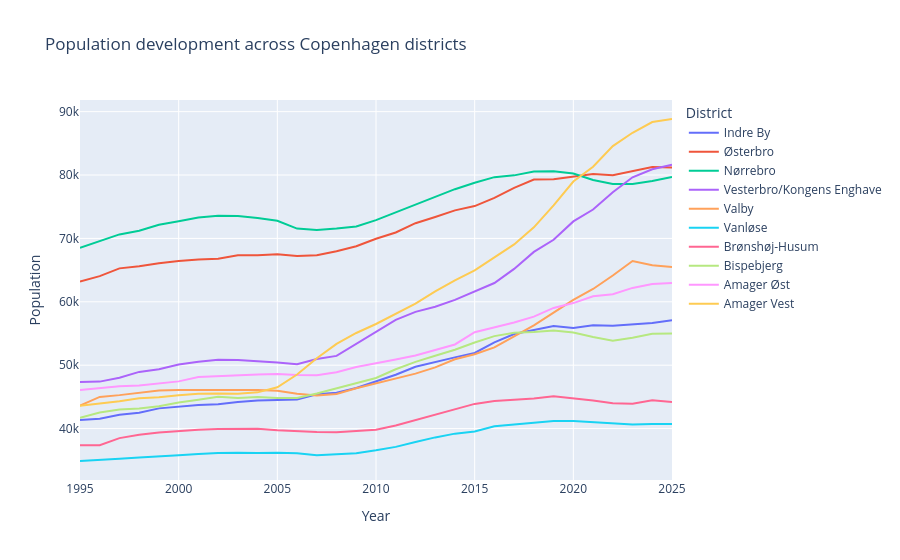

Write notebook code for a chart like this one.
### Markdown cell above
### 5.2 Population development by district

Not all districts grew equally. This interactive line chart lets the reader compare how each of the 10 main districts developed over the 30-year period. Color distinguishes districts, and Plotly's interactivity lets the reader isolate specific districts by clicking the legend — useful for spotting outliers like Bispebjerg or Vesterbro, which grew far faster than others. This is important because the project focuses on whether demographic change was evenly distributed or concentrated in specific neighbourhoods.

### Code cell
main_districts = [
    "Indre By", "Østerbro", "Nørrebro", "Vesterbro/Kongens Enghave",
    "Valby", "Vanløse", "Brønshøj-Husum", "Bispebjerg",
    "Amager Øst", "Amager Vest"
]

district_pop = population_long[
    (population_long["district"].isin(main_districts)) &
    (population_long["ancestry"] == "Ancestry total")
]

fig = px.line(
    district_pop,
    x="year",
    y="population",
    color="district",
    title="Population development across Copenhagen districts",
    labels={"year": "Year", "population": "Population", "district": "District"}
)
fig.show()

### Figure 1 — Plotly figure (JSON) as saved in the notebook; plotly's stock layout.template omitted (floating-point values rounded to 4 significant figures)
{"data": [{"hovertemplate": "District=Indre By<br>Year=%{x}<br>Population=%{y}<extra></extra>", "legendgroup": "Indre By", "line": {"color": "#636efa", "dash": "solid"}, "marker": {"symbol": "circle"}, "mode": "lines", "name": "Indre By", "orientation": "v", "showlegend": true, "type": "scatter", "x": [1995, 1996, 1997, 1998, 1999, 2000, 2001, 2002, 2003, 2004, 2005, 2006, 2007, 2008, 2009, 2010, 2011, 2012, 2013, 2014, 2015, 2016, 2017, 2018, 2019, 2020, 2021, 2022, 2023, 2024, 2025], "xaxis": "x", "y": [41340.0, 41540.0, 42180.0, 42480.0, 43190.0, 43460.0, 43730.0, 43850.0, 44200.0, 44440.0, 44520.0, 44600.0, 45420.0, 45660.0, 46400.0, 47500.0, 48490.0, 49740.0, 50530.0, 51240.0, 51930.0, 53600.0, 54920.0, 55490.0, 56170.0, 55860.0, 56290.0, 56230.0, 56450.0, 56660.0, 57100.0], "yaxis": "y"}, {"hovertemplate": "District=Østerbro<br>Year=%{x}<br>Population=%{y}<extra></extra>", "legendgroup": "Østerbro", "line": {"color": "#EF553B", "dash": "solid"}, "marker": {"symbol": "circle"}, "mode": "lines", "name": "Østerbro", "orientation": "v", "showlegend": true, "type": "scatter", "x": [1995, 1996, 1997, 1998, 1999, 2000, 2001, 2002, 2003, 2004, 2005, 2006, 2007, 2008, 2009, 2010, 2011, 2012, 2013, 2014, 2015, 2016, 2017, 2018, 2019, 2020, 2021, 2022, 2023, 2024, 2025], "xaxis": "x", "y": [63210.0, 64040.0, 65280.0, 65600.0, 66090.0, 66460.0, 66680.0, 66790.0, 67340.0, 67330.0, 67520.0, 67240.0, 67340.0, 67960.0, 68770.0, 69950.0, 70940.0, 72400.0, 73390.0, 74430.0, 75100.0, 76400.0, 77970.0, 79280.0, 79330.0, 79800.0, 80160.0, 79950.0, 80610.0, 81270.0, 81190.0], "yaxis": "y"}, {"hovertemplate": "District=Nørrebro<br>Year=%{x}<br>Population=%{y}<extra></extra>", "legendgroup": "Nørrebro", "line": {"color": "#00cc96", "dash": "solid"}, "marker": {"symbol": "circle"}, "mode": "lines", "name": "Nørrebro", "orientation": "v", "showlegend": true, "type": "scatter", "x": [1995, 1996, 1997, 1998, 1999, 2000, 2001, 2002, 2003, 2004, 2005, 2006, 2007, 2008, 2009, 2010, 2011, 2012, 2013, 2014, 2015, 2016, 2017, 2018, 2019, 2020, 2021, 2022, 2023, 2024, 2025], "xaxis": "x", "y": [68510.0, 69520.0, 70630.0, 71200.0, 72160.0, 72710.0, 73290.0, 73570.0, 73530.0, 73220.0, 72790.0, 71550.0, 71320.0, 71560.0, 71890.0, 72890.0, 74130.0, 75380.0, 76560.0, 77770.0, 78780.0, 79670.0, 79950.0, 80560.0, 80600.0, 80250.0, 79220.0, 78590.0, 78580.0, 79070.0, 79680.0], "yaxis": "y"}, {"hovertemplate": "District=Vesterbro/Kongens Enghave<br>Year=%{x}<br>Population=%{y}<extra></extra>", "legendgroup": "Vesterbro/Kongens Enghave", "line": {"color": "#ab63fa", "dash": "solid"}, "marker": {"symbol": "circle"}, "mode": "lines", "name": "Vesterbro/Kongens Enghave", "orientation": "v", "showlegend": true, "type": "scatter", "x": [1995, 1996, 1997, 1998, 1999, 2000, 2001, 2002, 2003, 2004, 2005, 2006, 2007, 2008, 2009, 2010, 2011, 2012, 2013, 2014, 2015, 2016, 2017, 2018, 2019, 2020, 2021, 2022, 2023, 2024, 2025], "xaxis": "x", "y": [47340.0, 47410.0, 48020.0, 48940.0, 49350.0, 50100.0, 50540.0, 50850.0, 50820.0, 50650.0, 50440.0, 50140.0, 50960.0, 51470.0, 53350.0, 55320.0, 57150.0, 58410.0, 59210.0, 60310.0, 61600.0, 62970.0, 65190.0, 67880.0, 69780.0, 72690.0, 74560.0, 77280.0, 79640.0, 80920.0, 81640.0], "yaxis": "y"}, {"hovertemplate": "District=Valby<br>Year=%{x}<br>Population=%{y}<extra></extra>", "legendgroup": "Valby", "line": {"color": "#FFA15A", "dash": "solid"}, "marker": {"symbol": "circle"}, "mode": "lines", "name": "Valby", "orientation": "v", "showlegend": true, "type": "scatter", "x": [1995, 1996, 1997, 1998, 1999, 2000, 2001, 2002, 2003, 2004, 2005, 2006, 2007, 2008, 2009, 2010, 2011, 2012, 2013, 2014, 2015, 2016, 2017, 2018, 2019, 2020, 2021, 2022, 2023, 2024, 2025], "xaxis": "x", "y": [43630.0, 45000.0, 45280.0, 45670.0, 46000.0, 46100.0, 46100.0, 46160.0, 46110.0, 46090.0, 45980.0, 45510.0, 45200.0, 45470.0, 46370.0, 47110.0, 47840.0, 48670.0, 49660.0, 50930.0, 51720.0, 52810.0, 54560.0, 56280.0, 58290.0, 60300.0, 62020.0, 64140.0, 66440.0, 65770.0, 65480.0], "yaxis": "y"}, {"hovertemplate": "District=Vanløse<br>Year=%{x}<br>Population=%{y}<extra></extra>", "legendgroup": "Vanløse", "line": {"color": "#19d3f3", "dash": "solid"}, "marker": {"symbol": "circle"}, "mode": "lines", "name": "Vanløse", "orientation": "v", "showlegend": true, "type": "scatter", "x": [1995, 1996, 1997, 1998, 1999, 2000, 2001, 2002, 2003, 2004, 2005, 2006, 2007, 2008, 2009, 2010, 2011, 2012, 2013, 2014, 2015, 2016, 2017, 2018, 2019, 2020, 2021, 2022, 2023, 2024, 2025], "xaxis": "x", "y": [34880.0, 35020.0, 35220.0, 35440.0, 35560.0, 35780.0, 36000.0, 36170.0, 36190.0, 36130.0, 36210.0, 36100.0, 35780.0, 35890.0, 36120.0, 36580.0, 37120.0, 37890.0, 38610.0, 39200.0, 39530.0, 40360.0, 40660.0, 40840.0, 41200.0, 41190.0, 41000.0, 40780.0, 40630.0, 40710.0, 40710.0], "yaxis": "y"}, {"hovertemplate": "District=Brønshøj-Husum<br>Year=%{x}<br>Population=%{y}<extra></extra>", "legendgroup": "Brønshøj-Husum", "line": {"color": "#FF6692", "dash": "solid"}, "marker": {"symbol": "circle"}, "mode": "lines", "name": "Brønshøj-Husum", "orientation": "v", "showlegend": true, "type": "scatter", "x": [1995, 1996, 1997, 1998, 1999, 2000, 2001, 2002, 2003, 2004, 2005, 2006, 2007, 2008, 2009, 2010, 2011, 2012, 2013, 2014, 2015, 2016, 2017, 2018, 2019, 2020, 2021, 2022, 2023, 2024, 2025], "xaxis": "x", "y": [37350.0, 37360.0, 38490.0, 39020.0, 39370.0, 39600.0, 39800.0, 39930.0, 39900.0, 39970.0, 39740.0, 39540.0, 39450.0, 39410.0, 39590.0, 39830.0, 40490.0, 41340.0, 42280.0, 43020.0, 43900.0, 44370.0, 44600.0, 44740.0, 45090.0, 44780.0, 44430.0, 44000.0, 43930.0, 44460.0, 44190.0], "yaxis": "y"}, {"hovertemplate": "District=Bispebjerg<br>Year=%{x}<br>Population=%{y}<extra></extra>", "legendgroup": "Bispebjerg", "line": {"color": "#B6E880", "dash": "solid"}, "marker": {"symbol": "circle"}, "mode": "lines", "name": "Bispebjerg", "orientation": "v", "showlegend": true, "type": "scatter", "x": [1995, 1996, 1997, 1998, 1999, 2000, 2001, 2002, 2003, 2004, 2005, 2006, 2007, 2008, 2009, 2010, 2011, 2012, 2013, 2014, 2015, 2016, 2017, 2018, 2019, 2020, 2021, 2022, 2023, 2024, 2025], "xaxis": "x", "y": [41690.0, 42540.0, 43020.0, 43170.0, 43520.0, 44120.0, 44560.0, 45040.0, 44840.0, 44980.0, 44840.0, 44840.0, 45540.0, 46390.0, 47200.0, 47980.0, 49360.0, 50530.0, 51490.0, 52440.0, 53580.0, 54580.0, 55130.0, 55230.0, 55470.0, 55160.0, 54460.0, 53840.0, 54340.0, 54970.0, 55010.0], "yaxis": "y"}, {"hovertemplate": "District=Amager Øst<br>Year=%{x}<br>Population=%{y}<extra></extra>", "legendgroup": "Amager Øst", "line": {"color": "#FF97FF", "dash": "solid"}, "marker": {"symbol": "circle"}, "mode": "lines", "name": "Amager Øst", "orientation": "v", "showlegend": true, "type": "scatter", "x": [1995, 1996, 1997, 1998, 1999, 2000, 2001, 2002, 2003, 2004, 2005, 2006, 2007, 2008, 2009, 2010, 2011, 2012, 2013, 2014, 2015, 2016, 2017, 2018, 2019, 2020, 2021, 2022, 2023, 2024, 2025], "xaxis": "x", "y": [46090.0, 46400.0, 46680.0, 46810.0, 47180.0, 47450.0, 48140.0, 48290.0, 48370.0, 48530.0, 48620.0, 48440.0, 48430.0, 48880.0, 49700.0, 50250.0, 50900.0, 51540.0, 52460.0, 53270.0, 55200.0, 55990.0, 56740.0, 57670.0, 59040.0, 59800.0, 60870.0, 61190.0, 62200.0, 62810.0, 62970.0], "yaxis": "y"}, {"hovertemplate": "District=Amager Vest<br>Year=%{x}<br>Population=%{y}<extra></extra>", "legendgroup": "Amager Vest", "line": {"color": "#FECB52", "dash": "solid"}, "marker": {"symbol": "circle"}, "mode": "lines", "name": "Amager Vest", "orientation": "v", "showlegend": true, "type": "scatter", "x": [1995, 1996, 1997, 1998, 1999, 2000, 2001, 2002, 2003, 2004, 2005, 2006, 2007, 2008, 2009, 2010, 2011, 2012, 2013, 2014, 2015, 2016, 2017, 2018, 2019, 2020, 2021, 2022, 2023, 2024, 2025], "xaxis": "x", "y": [43610.0, 43940.0, 44320.0, 44790.0, 44930.0, 45260.0, 45480.0, 45520.0, 45480.0, 45710.0, 46510.0, 48530.0, 51090.0, 53360.0, 55080.0, 56500.0, 58170.0, 59730.0, 61660.0, 63380.0, 64960.0, 66990.0, 69050.0, 71750.0, 75200.0, 78970.0, 81320.0, 84560.0, 86670.0, 88360.0, 88840.0], "yaxis": "y"}], "layout": {"legend": {"title": {"text": "District"}, "tracegroupgap": 0}, "title": {"text": "Population development across Copenhagen districts"}, "xaxis": {"anchor": "y", "domain": [0, 1], "title": {"text": "Year"}}, "yaxis": {"anchor": "x", "domain": [0, 1], "title": {"text": "Population"}}}}
